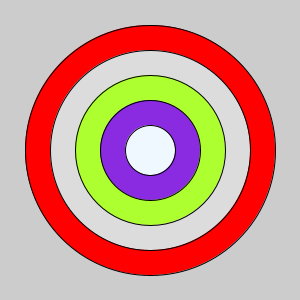

Write Python code to recreate this figure.
# check out https://github.com/py5coding 
# matplotlib must be installed for py5 to know the color names!
import py5
from py5 import css4_colors as CSS

def setup():
    py5.size(300, 300)
    cores = [CSS.RED, CSS.GAINSBORO, CSS.GREENYELLOW,
             CSS.BLUEVIOLET, CSS.ALICEBLUE]
    d = 250
    for cor in cores:
        py5.fill(cor)
        py5.circle(150, 150, d)
        d -= 50
        
    py5.save('out.png')
    
py5.run_sketch()
        
